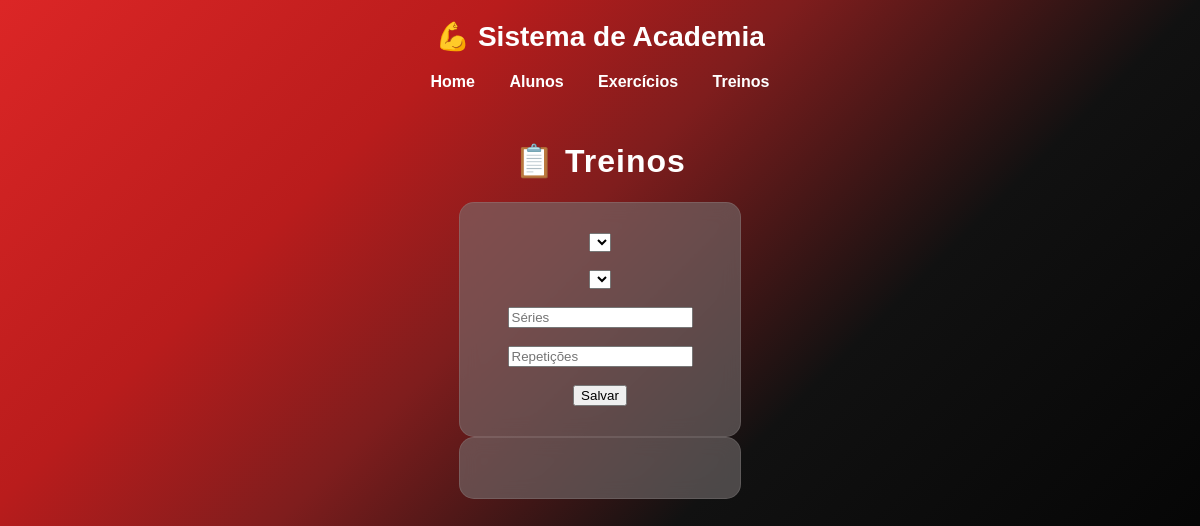
Before: /treinos/ with the older database file.
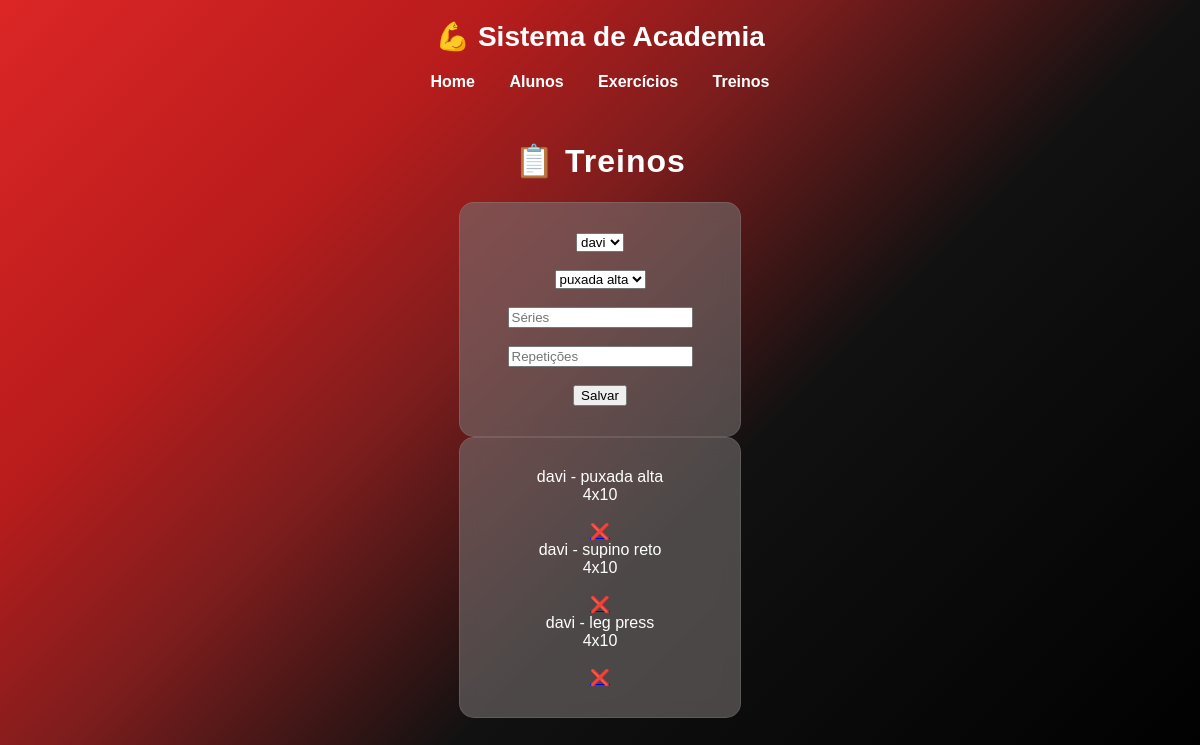
After: the same page with the newer database file.
### academia/models.py (models this page shows, shortened)
class Treino(models.Model):
    aluno = models.ForeignKey(Aluno, on_delete=models.CASCADE)
    exercicio = models.ForeignKey(Exercicio, on_delete=models.CASCADE)
    series = models.IntegerField()
    repeticoes = models.IntegerField()

class Aluno(models.Model):
    nome = models.CharField(max_length=100)
    email = models.EmailField()
    idade = models.IntegerField()

class Exercicio(models.Model):
    nome = models.CharField(max_length=100)
    descricao = models.TextField()

### academia/views.py (the view, shortened to what this page needs)
# urls.py: path('treinos/', views.treinos),
def treinos(request):
    mensagem = None
    return render(request, 'treinos.html', {
        'treinos': Treino.objects.all(),
        'alunos': Aluno.objects.all(),
        'exercicios': Exercicio.objects.all(),
        'mensagem': mensagem
    })

### academia/templates/treinos.html (shortened to what this page needs)
{% extends 'base.html' %}
{% block content %}
<h1>📋 Treinos</h1>
<div class="card">
<form method="post">
    <select name="aluno">
        {% for a in alunos %}
        <option value="{{ a.id }}">{{ a.nome }}</option>
        {% endfor %}
    </select><br><br>
    <select name="exercicio">
        {% for e in exercicios %}
        <option value="{{ e.id }}">{{ e.nome }}</option>
        {% endfor %}
    </select><br><br>
    <input name="series" placeholder="Séries"><br><br>
    <input name="repeticoes" placeholder="Repetições"><br><br>
    <button>Salvar</button>
</form>
</div>
<div class="card">
{% for t in treinos %}
    <div class="tarefa">
        {{ t.aluno.nome }} - {{ t.exercicio.nome }}<br>
        {{ t.series }}x{{ t.repeticoes }}<br><br>
        <a href="/deletar-treino/{{ t.id }}/">❌</a>
    </div>
{% endfor %}
</div>
{% endblock %}

### academia/templates/base.html (shortened to what this page needs)
<!DOCTYPE html>
<html lang="pt-br">
<head>
</head>
<body>
<header>
    💪 Sistema de Academia
</header>
<nav>
    <a href="/">Home</a>
    <a href="/alunos/">Alunos</a>
    <a href="/exercicios/">Exercícios</a>
    <a href="/treinos/">Treinos</a>
</nav>
<div class="container">
    {% block content %}
    {% endblock %}
</div>
</body>
</html>

### academia/templates/base.html (style rules this page uses)
body { margin: 0; font-family: Arial, sans-serif; background: linear-gradient(135deg, #dc2626 0%, #b91c1c 25%, #7f1d1d 40%, #111 60%, #000 100% ); min-height: 100vh; color: white; }
header { text-align: center; padding: 20px; font-size: 28px; font-weight: bold; }
nav { text-align: center; margin-bottom: 30px; }
nav a { color: white; margin: 15px; text-decoration: none; font-weight: bold; transition: 0.3s; }
.container { display: flex; flex-direction: column; align-items: center; }
.card { background: rgba(117, 110, 110, 0.6); backdrop-filter: blur(10px); padding: 30px; border-radius: 15px; width: 220px; text-align: center; cursor: pointer; transition: 0.3s; border: 1px solid rgba(255,255,255,0.1); }
h1, h2 { letter-spacing: 1px; }

Changed rows visible on the page:
added Treino: aluno.nome "davi", exercicio.nome "puxada alta", series "4", repeticoes "10"
added Treino: aluno.nome "davi", exercicio.nome "supino reto", series "4", repeticoes "10"
added Treino: aluno.nome "davi", exercicio.nome "leg press", series "4", repeticoes "10"
Other visible differences:
form field aluno: (not shown) → "davi"
form field exercicio: (not shown) → "puxada alta"
